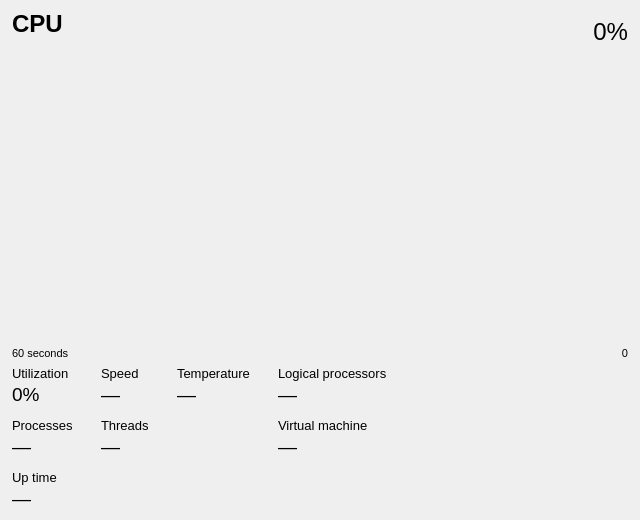
<?xml version="1.0" encoding="UTF-8"?>
<ui version="4.0">
 <class>CpuDetailWidget</class>
 <widget class="QWidget" name="CpuDetailWidget">
  <property name="geometry">
   <rect><x>0</x><y>0</y><width>640</width><height>520</height></rect>
  </property>
  <layout class="QVBoxLayout" name="verticalLayout" stretch="0,1,0,0">
   <property name="leftMargin"><number>12</number></property>
   <property name="topMargin"><number>10</number></property>
   <property name="rightMargin"><number>12</number></property>
   <property name="bottomMargin"><number>10</number></property>
   <property name="spacing"><number>6</number></property>

   <!-- Header row: title + model name + utilisation % -->
   <item>
    <layout class="QHBoxLayout" name="headerLayout" stretch="1,0">
     <item>
      <layout class="QVBoxLayout" name="headerLabelLayout">
       <property name="spacing"><number>2</number></property>
       <item>
        <widget class="QLabel" name="titleLabel">
         <property name="text"><string>CPU</string></property>
         <property name="styleSheet"><string>font-size: 18pt; font-weight: bold;</string></property>
        </widget>
       </item>
       <item>
        <widget class="QLabel" name="modelNameLabel">
         <property name="text"><string></string></property>
         <property name="styleSheet"><string>font-size: 8pt;</string></property>
         <property name="wordWrap"><bool>true</bool></property>
        </widget>
       </item>
      </layout>
     </item>
     <item>
      <widget class="QLabel" name="utilizationLabel">
       <property name="text"><string>0%</string></property>
       <property name="alignment"><set>Qt::AlignRight|Qt::AlignVCenter</set></property>
       <property name="styleSheet"><string>font-size: 18pt;</string></property>
      </widget>
     </item>
    </layout>
   </item>

   <!-- Graph container — CpuGraphArea is inserted here at runtime -->
   <item>
    <widget class="QWidget" name="graphAreaContainer">
     <property name="minimumHeight"><number>35</number></property>
     <property name="sizePolicy">
      <sizepolicy hsizetype="Expanding" vsizetype="Expanding">
       <horstretch>0</horstretch>
       <verstretch>1</verstretch>
      </sizepolicy>
     </property>
    </widget>
   </item>

   <!-- Time axis labels -->
   <item>
    <layout class="QHBoxLayout" name="timeAxisLayout">
     <item>
      <widget class="QLabel" name="timeLeftLabel">
       <property name="text"><string>60 seconds</string></property>
       <property name="styleSheet"><string>font-size: 8pt;</string></property>
      </widget>
     </item>
     <item>
      <spacer>
       <property name="orientation"><enum>Qt::Horizontal</enum></property>
       <property name="sizeHint" stdset="0"><size><width>40</width><height>0</height></size></property>
      </spacer>
     </item>
     <item>
      <widget class="QLabel" name="timeRightLabel">
       <property name="text"><string>0</string></property>
       <property name="alignment"><set>Qt::AlignRight|Qt::AlignVCenter</set></property>
       <property name="styleSheet"><string>font-size: 8pt;</string></property>
      </widget>
     </item>
    </layout>
   </item>

      <!-- Stats grid: columns of label/value pairs (Windows 11 style) -->
   <item>
    <layout class="QGridLayout" name="statsGrid">
     <property name="horizontalSpacing"><number>28</number></property>
     <property name="verticalSpacing"><number>12</number></property>

     <!-- Column 0 -->
     <item row="0" column="0">
      <layout class="QVBoxLayout" name="utilLayout">
       <property name="spacing"><number>2</number></property>
       <item>
        <widget class="QLabel" name="utilLabel">
         <property name="text"><string>Utilization</string></property>
         <property name="styleSheet"><string>font-size: 10pt;</string></property>
        </widget>
       </item>
       <item>
        <widget class="QLabel" name="statUtilValue">
         <property name="text"><string>0%</string></property>
         <property name="styleSheet"><string>font-size: 14pt;</string></property>
        </widget>
       </item>
      </layout>
     </item>
     <item row="1" column="0">
      <layout class="QVBoxLayout" name="processesLayout">
       <property name="spacing"><number>2</number></property>
       <item>
        <widget class="QLabel" name="processesLabel">
         <property name="text"><string>Processes</string></property>
         <property name="styleSheet"><string>font-size: 10pt;</string></property>
        </widget>
       </item>
       <item>
        <widget class="QLabel" name="statProcessesValue">
         <property name="text"><string>—</string></property>
         <property name="styleSheet"><string>font-size: 14pt;</string></property>
        </widget>
       </item>
      </layout>
     </item>
     <item row="2" column="0">
      <layout class="QVBoxLayout" name="uptimeLayout">
       <property name="spacing"><number>2</number></property>
       <item>
        <widget class="QLabel" name="uptimeLabel">
         <property name="text"><string>Up time</string></property>
         <property name="styleSheet"><string>font-size: 10pt;</string></property>
        </widget>
       </item>
       <item>
        <widget class="QLabel" name="statUptimeValue">
         <property name="text"><string>—</string></property>
         <property name="styleSheet"><string>font-size: 14pt;</string></property>
        </widget>
       </item>
      </layout>
     </item>

     <!-- Column 1 -->
     <item row="0" column="1">
      <layout class="QVBoxLayout" name="speedLayout">
       <property name="spacing"><number>2</number></property>
       <item>
        <widget class="QLabel" name="speedLabel">
         <property name="text"><string>Speed</string></property>
         <property name="styleSheet"><string>font-size: 10pt;</string></property>
        </widget>
       </item>
       <item>
        <widget class="QLabel" name="statSpeedValue">
         <property name="text"><string>—</string></property>
         <property name="styleSheet"><string>font-size: 14pt;</string></property>
        </widget>
       </item>
      </layout>
     </item>
     <item row="1" column="1">
      <layout class="QVBoxLayout" name="threadsLayout">
       <property name="spacing"><number>2</number></property>
       <item>
        <widget class="QLabel" name="threadsLabel">
         <property name="text"><string>Threads</string></property>
         <property name="styleSheet"><string>font-size: 10pt;</string></property>
        </widget>
       </item>
       <item>
        <widget class="QLabel" name="statThreadsValue">
         <property name="text"><string>—</string></property>
         <property name="styleSheet"><string>font-size: 14pt;</string></property>
        </widget>
       </item>
      </layout>
     </item>

     <!-- Column 2 -->
     <item row="0" column="2">
      <layout class="QVBoxLayout" name="tempLayout">
       <property name="spacing"><number>2</number></property>
       <item>
        <widget class="QLabel" name="tempLabel">
         <property name="text"><string>Temperature</string></property>
         <property name="styleSheet"><string>font-size: 10pt;</string></property>
        </widget>
       </item>
       <item>
        <widget class="QLabel" name="statTempValue">
         <property name="text"><string>—</string></property>
         <property name="styleSheet"><string>font-size: 14pt;</string></property>
        </widget>
       </item>
      </layout>
     </item>

     <!-- Column 3 -->
     <item row="0" column="3">
      <layout class="QVBoxLayout" name="logicalCpusLayout">
       <property name="spacing"><number>2</number></property>
       <item>
        <widget class="QLabel" name="logicalCpusLabel">
         <property name="text"><string>Logical processors</string></property>
         <property name="styleSheet"><string>font-size: 10pt;</string></property>
        </widget>
       </item>
       <item>
        <widget class="QLabel" name="statLogicalCpusValue">
         <property name="text"><string>—</string></property>
         <property name="styleSheet"><string>font-size: 14pt;</string></property>
        </widget>
       </item>
      </layout>
     </item>
     <item row="1" column="3">
      <layout class="QVBoxLayout" name="vmLayout">
       <property name="spacing"><number>2</number></property>
       <item>
        <widget class="QLabel" name="vmLabel">
         <property name="text"><string>Virtual machine</string></property>
         <property name="styleSheet"><string>font-size: 10pt;</string></property>
        </widget>
       </item>
       <item>
        <widget class="QLabel" name="statVmValue">
         <property name="text"><string>—</string></property>
         <property name="styleSheet"><string>font-size: 14pt;</string></property>
        </widget>
       </item>
      </layout>
     </item>

     <!-- Spacer Column 4 -->
     <item row="0" column="4">
      <spacer name="statsGridSpacer">
       <property name="orientation"><enum>Qt::Horizontal</enum></property>
       <property name="sizeHint" stdset="0">
        <size><width>40</width><height>20</height></size>
       </property>
      </spacer>
     </item>
    </layout>
   </item>

  </layout>
 </widget>
 <resources/>
 <connections/>
</ui>
